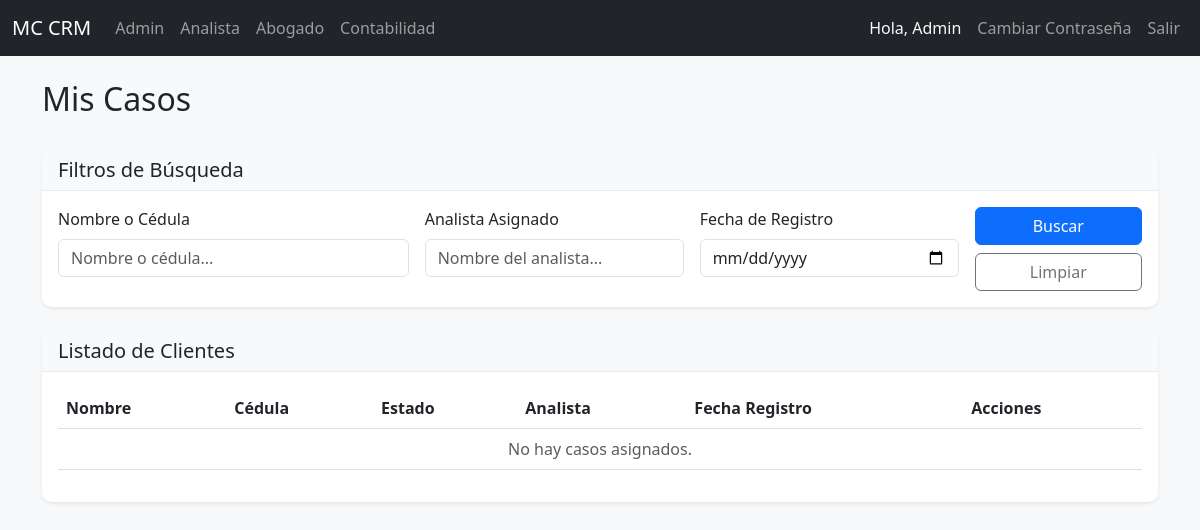
The page /lawyer (signed in) on the database as committed earlier.
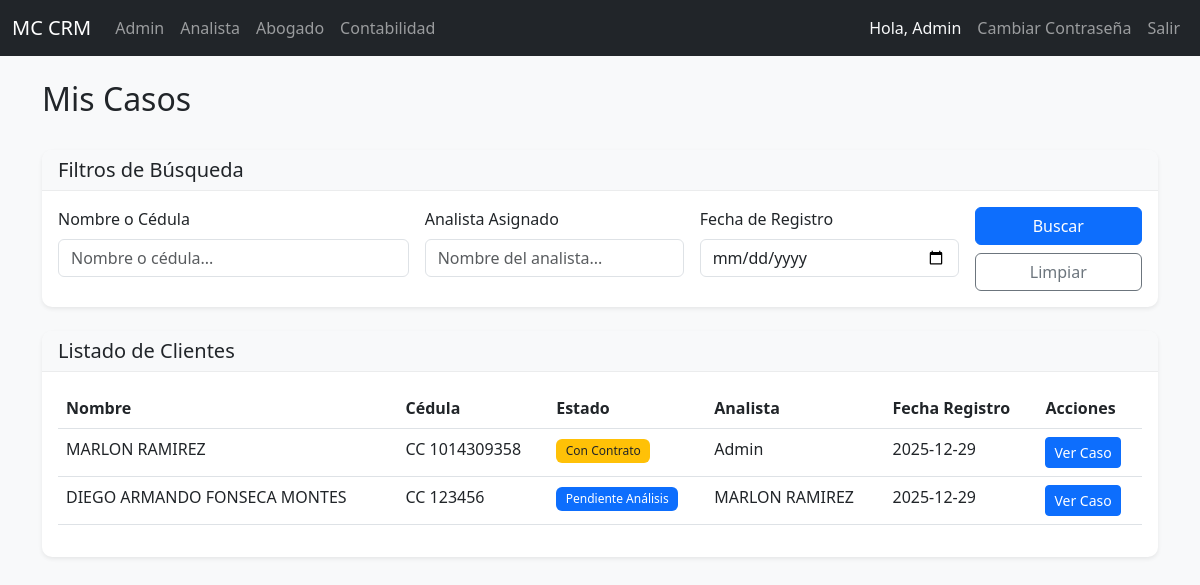
The same page on the database as committed later.
### models.py (models this page shows)
class Client(db.Model):
    id = db.Column(db.Integer, primary_key=True)
    nombre = db.Column(db.String(100))
    tipo_id = db.Column(db.String(20))
    numero_id = db.Column(db.String(20))
    telefono = db.Column(db.String(20), nullable=False)
    email = db.Column(db.String(120))
    ciudad = db.Column(db.String(50))
    motivo_consulta = db.Column(db.Text)
    estado = db.Column(db.String(50), default='Nuevo') # 'Nuevo', 'Informacion_Incompleta', 'Pendiente', 'Pendiente_Analisis', 'Con_Contrato'
    analista_id = db.Column(db.Integer, db.ForeignKey('user.id'))
    abogado_id = db.Column(db.Integer, db.ForeignKey('user.id'))
    created_at = db.Column(db.DateTime, default=datetime.utcnow)
    conclusion_analisis = db.Column(db.Text) # New field for analysis conclusion
    login_user_id = db.Column(db.Integer, db.ForeignKey('user.id'), nullable=True) # Link to User
    analista = db.relationship('User', foreign_keys=[analista_id], backref='clientes_registrados')
    login_user = db.relationship('User', foreign_keys=[login_user_id], backref='client_profile')

class User(UserMixin, db.Model):
    id = db.Column(db.Integer, primary_key=True)
    nombre_completo = db.Column(db.String(100), nullable=False)
    telefono = db.Column(db.String(20))
    email = db.Column(db.String(120), unique=True, nullable=False)
    rol = db.Column(db.String(20), nullable=False)  # 'Admin', 'Analista', 'Abogado'
    password = db.Column(db.String(200)) # Added password for auth

### routes.py (the view)
@main.route('/lawyer')
@login_required
def lawyer_dashboard():
    if current_user.rol not in ['Abogado', 'Admin']:
        return redirect(url_for('main.index'))
    query = Client.query.filter(
        Client.estado.in_(['Pendiente_Analisis', 'Con_Analisis', 'Con_Contrato', 'Radicado', 'Finalizado'])
    )
    nombre = request.args.get('nombre')
    analista = request.args.get('analista')
    fecha = request.args.get('fecha')
    if nombre:
        query = query.filter((Client.nombre.ilike(f'%{nombre}%')) | (Client.numero_id.ilike(f'%{nombre}%')))
    if analista:
        query = query.join(Client.analista).filter(User.nombre_completo.ilike(f'%{analista}%'))
    if fecha:
        query = query.filter(func.date(Client.created_at) == fecha)
    clients = query.all()
    unread_counts = {}
    for client in clients:
        count = ChatMessage.query.join(User, ChatMessage.sender_id == User.id)\
            .filter(ChatMessage.client_id == client.id, User.rol == 'Cliente', ChatMessage.is_read == False).count()
        unread_counts[client.id] = count
    return render_template('lawyer/dashboard.html', clients=clients, unread_counts=unread_counts)

### app.py (called while the page is built)
@login_manager.user_loader
def load_user(user_id):
    return User.query.get(int(user_id))

### templates/lawyer/dashboard.html (shortened to what the changed rows need)
{% extends "base.html" %}
{% block content %}
<div class="d-flex justify-content-between align-items-center mb-4">
    <h2>Mis Casos</h2>
</div>
<div class="card shadow-sm">
    <div class="card-body">
        <div class="table-responsive">
            <table class="table table-hover">
                <thead>
                    <tr>
                        <th>Nombre</th>
                        <th>Cédula</th>
                        <th>Estado</th>
                        <th>Analista</th>
                        <th>Fecha Registro</th>
                        <th>Acciones</th>
                    </tr>
                </thead>
                <tbody>
                    {% for client in clients %}
                    <tr>
                        <td>
                            {{ client.nombre }}
                            {% set unread = unread_counts.get(client.id, 0) %}
                        </td>
                        <td>{{ client.tipo_id }} {{ client.numero_id }}</td>
                        <td>
                            {% if client.estado == 'Pendiente_Analisis' %}
                            <span class="badge bg-primary">Pendiente Análisis</span>
                            {% elif client.estado == 'Con_Analisis' %}
                            <span class="badge bg-info text-dark">Con Análisis</span>
                            {% elif client.estado == 'Con_Contrato' %}
                            <span class="badge bg-warning text-dark">Con Contrato</span>
                            {% elif client.estado == 'Radicado' %}
                            <span class="badge bg-success">Radicado</span>
                            {% elif client.estado == 'Finalizado' %}
                            <span class="badge bg-dark">Finalizado</span>
                            {% else %}
                            <span class="badge bg-secondary">{{ client.estado }}</span>
                            {% endif %}
                        </td>
                        <td>{{ client.analista.nombre_completo if client.analista else '-' }}</td>
                        <td>{{ client.created_at.strftime('%Y-%m-%d') }}</td>
                        <td>
                            <a href="{{ url_for('main.client_detail', client_id=client.id) }}"
                                class="btn btn-sm btn-primary">Ver Caso</a>
                        </td>
                    </tr>
                    {% else %}
                    <tr>
                        <td colspan="6" class="text-center text-muted">No hay casos asignados.</td>
                    </tr>
                    {% endfor %}
                </tbody>
            </table>
        </div>
    </div>
</div>
{% endblock %}

Rows that differ between the two databases and show on the page:
added Client: nombre "MARLON RAMIREZ", tipo_id "CC", numero_id "1014309358", estado "Con Contrato", analista "Admin", created_at "2025-12-29"
added Client: nombre "DIEGO ARMANDO FONSECA MONTES", tipo_id "CC", numero_id "123456", shows "Pendiente Análisis", analista "MARLON RAMIREZ", created_at "2025-12-29"
Other text that changed with them:
text no longer shown: "No hay casos asignados."
